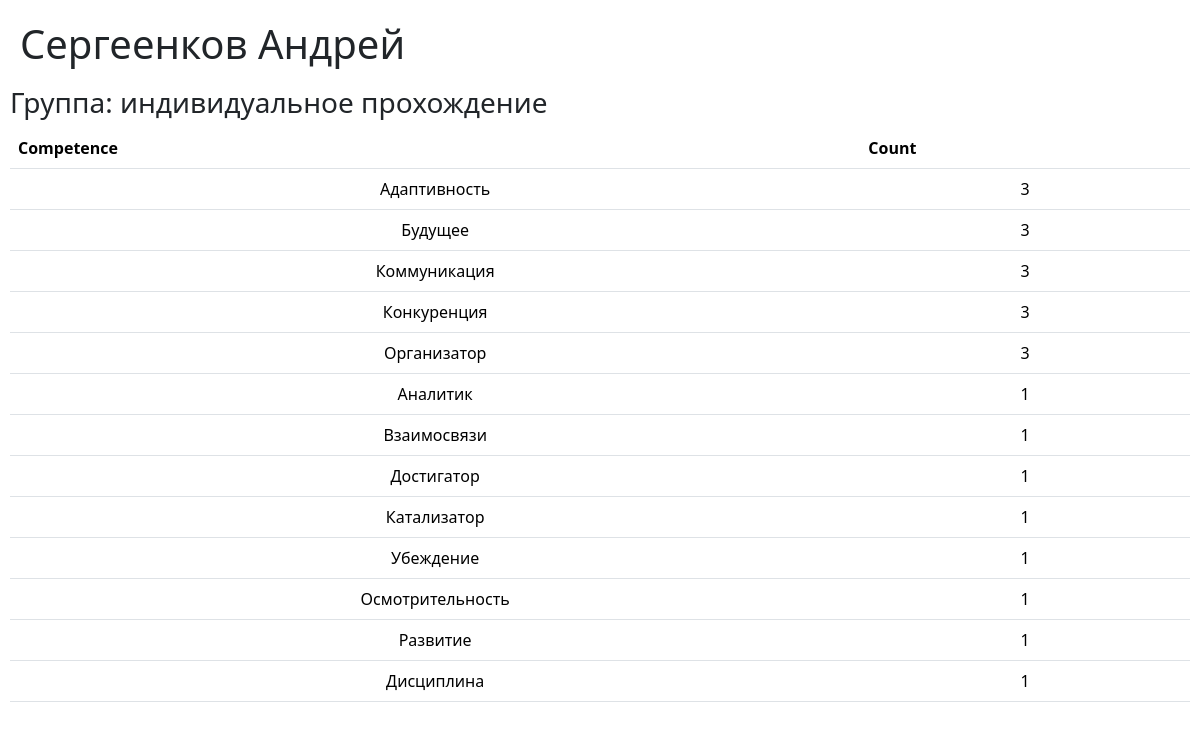
The page /users/104/ (signed in) on the database its author committed.
### questionnaire/models.py (models this page shows, shortened)
class User(models.Model):
    full_name = models.CharField(max_length=100)
    chosen_group = models.ForeignKey('Group', on_delete=models.CASCADE)

class Group(models.Model):
    title = models.CharField(max_length=50)
    users = models.ManyToManyField(User, blank=True)
    show_results = models.BooleanField(default=True)
    num_competences_displayed = models.IntegerField(default=5)
    def __str__(self):
        return self.title

class UserResult(models.Model):
    user = models.ForeignKey(User, on_delete=models.CASCADE)
    competence_name = models.CharField(max_length=100)
    competence_count = models.IntegerField()

### questionnaire/views.py (the view)
# urls.py: path('users/<int:user_id>/', views.user_detail, name='user_detail'),
@login_required
def user_detail(request, user_id):
    user = User.objects.get(id=user_id)
    user_results = UserResult.objects.filter(user=user).order_by('-competence_count')
    return render(request, 'user_detail.html', {'user': user, 'user_results': user_results})

### templates/user_detail.html (shortened to what this page needs)
{% load static %}
<!DOCTYPE html>
<html>
<head>
     <link rel="stylesheet" type="text/css" href="{% static 'css/styles.css' %}">
    <link href="https://cdn.jsdelivr.net/npm/bootstrap@5.3.2/dist/css/bootstrap.min.css" rel="stylesheet">
</head>
<body>
    <h1>{{ user.full_name }}</h1>
    <h3>Группа: {{ user.chosen_group }}</h3>
    <table class="table">
            <thead>
                <tr>
                  <th>Competence</th>
                  <th>Count</th>
                </tr>
            </thead>
            <tbody>
            {% for user_result in user_results %}
                  <tr>
                      <td>{{ user_result.competence_name }}</td>
                      <td>{{ user_result.competence_count }}</td>
                  </tr>
            {% endfor %}
            </tbody>
        </table>
</body>
</html>

### static/css/styles.css (style rules this page uses)
body { font-family: 'Roboto', sans-serif; padding: 10px; }
h1 { position: sticky; top: 0; background-color: white; z-index: 999; padding: 10px; }
th { background-color: #f8f9fa; border: 1px solid #dee2e6; text-align: center; }
td { border: 1px solid #dee2e6; text-align: center; padding: 8px; }

### rows shown on the page
User: full_name "Сергеенков Андрей", chosen_group "индивидуальное прохождение"
UserResult: competence_name "Адаптивность", competence_count "3"
UserResult: competence_name "Будущее", competence_count "3"
UserResult: competence_name "Коммуникация", competence_count "3"
UserResult: competence_name "Конкуренция", competence_count "3"
UserResult: competence_name "Организатор", competence_count "3"
UserResult: competence_name "Аналитик", competence_count "1"
UserResult: competence_name "Взаимосвязи", competence_count "1"
UserResult: competence_name "Достигатор", competence_count "1"
UserResult: competence_name "Катализатор", competence_count "1"
UserResult: competence_name "Убеждение", competence_count "1"
UserResult: competence_name "Осмотрительность", competence_count "1"
UserResult: competence_name "Развитие", competence_count "1"
UserResult: competence_name "Дисциплина", competence_count "1"
